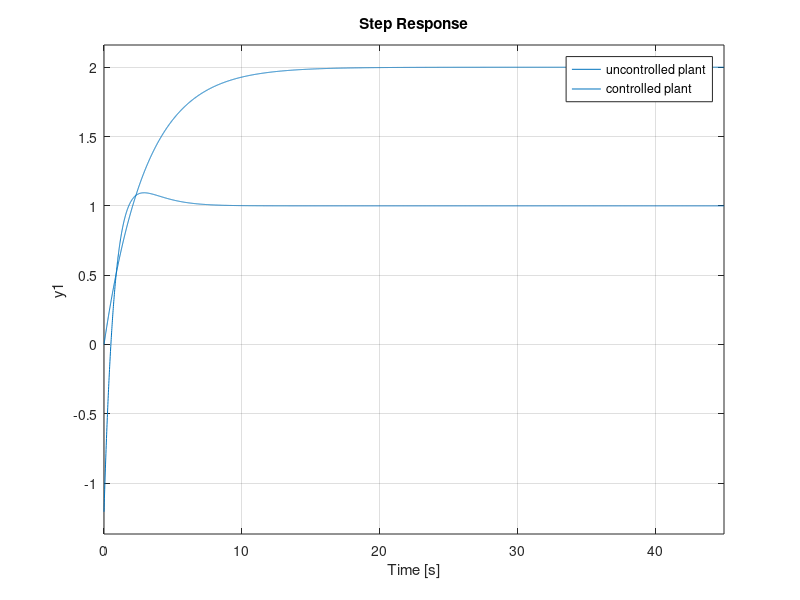

Write MATLAB code to recreate this figure. (Note: this script raises an error after producing the figure.)
clc; clear; close all;

% 'open-loop system'
%   plant G(s) = 2 / (3s + 1)
numeratorPlant = 2;
denominatorPlant = [3 1];
plant = tf(numeratorPlant, denominatorPlant);   % create open-loop plant tf
t = 0:0.01:45;                                  % time vector in seconds
figure(1), step(plant, t), hold on;             % open-loop step-response


% 'closed-loop system'
%   performance specs
tr = 3;                                         % rise time in seconds
Mp = 0.05;                                      % maximum overshoot
referenceValue = 1.3;
zeta = -log(Mp) / sqrt(pi^2 + (log(Mp))^2);     % damping ratio
wn = 1.8 / tr;                                  % natural frequency
%   PID controller
Kp = (2*zeta*wn - 1/3) * 3/2;                   % proportional parameter
Ki = wn^2 * 3/2;                                % integral parameter
Kd = (2*zeta*wn*3/2 - Kp*3) / (2*wn);           % derivative parameter
controllerPID = pid(Kp, Ki, Kd);                % create PID controller
controlledPlant = feedback(controllerPID*plant, 1);
                                                % create closed-loop
                                                % controlled plant tf
step(controlledPlant, t);                       % closed-loop step-response
legend('uncontrolled plant', 'controlled plant'), hold off;


% delayed open-loop system
delay = 6.5;                                    % delay time in seconds
delayedPlant = plant * tf(1, 1, 'InputDelay', delay);
figure(2), step(delayedPlant, t), hold on;      % open-loop step-response


% delayed closed-loop system
delayedControlledPlant = feedback(controllerPID*delayedPlant, 1);
                                                % create closed-loop
                                                % delayed controlled plant
step(delayedControlledPlant, t);                % closed-loop step-response
legend('uncontrolled delayed plant', 'controlled delayed plant'), hold off;


% Smith Predictor
% Smith Predictor closed-loop system
